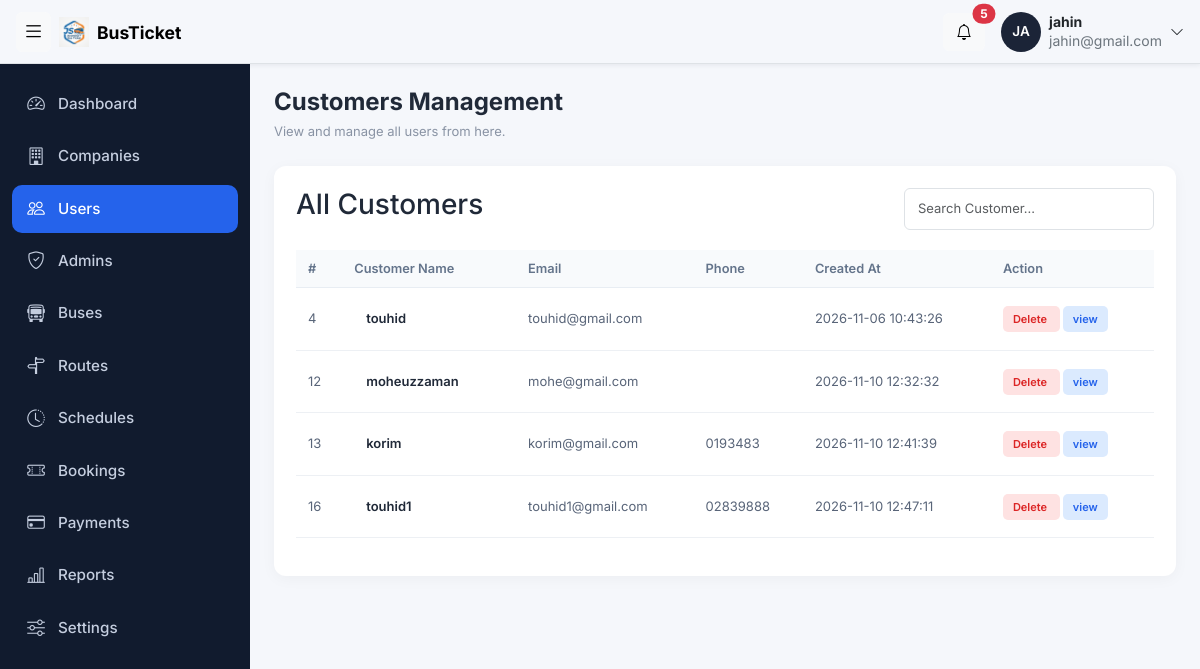
Before: /admin/users.php (signed in) with the older database file.
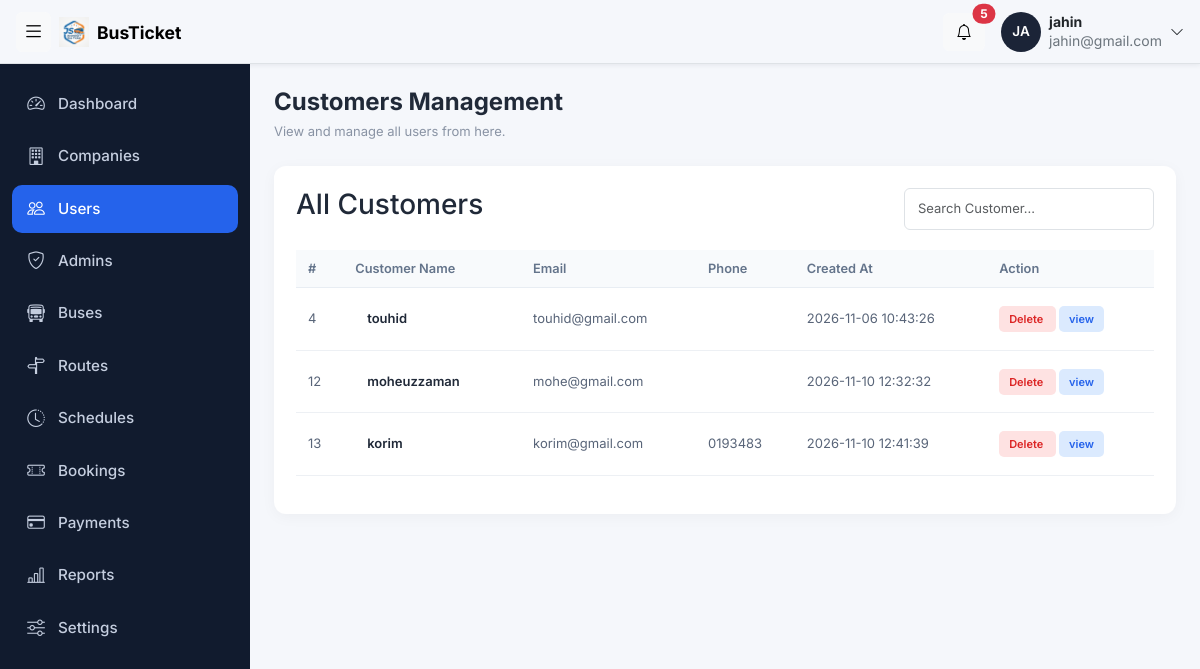
After: the same page with the newer database file.
### tables this page shows
CREATE TABLE `users` (
  `user_id` int(11) NOT NULL,
  `name` varchar(100) NOT NULL,
  `email` varchar(100) NOT NULL,
  `phone` varchar(20) NOT NULL,
  `password` varchar(255) NOT NULL,
  `role` enum('super_admin','company_admin','customer') NOT NULL,
  `company_id` int(11) DEFAULT NULL,
  `created_at` timestamp NOT NULL DEFAULT current_timestamp() ON UPDATE current_timestamp()
);

### function/users.php (called while the page is built)
<?php
include '../config/db.php';
$sql = "SELECT * FROM users WHERE role = 'customer'";
$result = $conn->query($sql);
?>

### admin/users.php (the view, shortened to what this page needs)
<?php
include_once '../config/db.php';
?>
<!DOCTYPE html>
<html lang="en">
<head>
      <?php
include '../includes/admin_css.php';
?>
</head>
<body>
<?php
include '../includes/topbar.php';
?>
    <div class="layout">
   <?php
   include '../includes/adminusersidebar.php';
?>
 <div class="container-fluid py-4 px-4">
    <div class="page-header">
        <div>
            <h3>Customers Management</h3>
            <p>View and manage all users from here.</p>
        </div>
    </div>
    <div class="company-card">
        <div class="table-header">
            <h3>All Customers</h3>
            <input type="text" id="searchInput"
                   class="form-control search-box"
                   placeholder="Search Customer...">
        </div>
        <div class="table-responsive">
            <table class="table company-table" id="companyTable">
                <thead>
                    <tr>
                        <th>#</th>
                        <th>Customer Name</th>
                        <th>Email</th>
                        <th>Phone</th>
                        <th>Created At</th>
                        <th>Action</th>
                    </tr>
                </thead>
                <tbody>
<?php
include '../function/users.php';
while ($row = $result->fetch_assoc()) {
     ?>
<tr>
        <td><?php echo (int)$row['user_id']; ?></td>
    <td>
        <div class="company-name">
            <?php echo $row['name']; ?>
        </div>
    </td>
    <td><?php echo $row['email']; ?></td>
    <td><?php echo $row['phone']; ?></td>
    <td>
    <?php echo $row['created_at']; ?>
</td>
    <td>
       <a
    class="action-btn delete"
    onclick="return confirm('Are you sure to delete this customer?')"
    href="users_delete.php?user_id=<?php echo $row['user_id']; ?>">
    Delete
</a>
  <a class="action-btn view" href="users_view.php?user_id=<?php echo $row['user_id']; ?>">
    view
</a>
    </td>
</tr>
<?php } ?>
</tbody>
            </table>
        </div>
    </div>
</div>
</body>
</html>

Changed rows visible on the page:
removed users: user_id "16", name "touhid1", email "touhid1@gmail.com", phone "02839888", created_at "2026-11-10 12:47:11"
